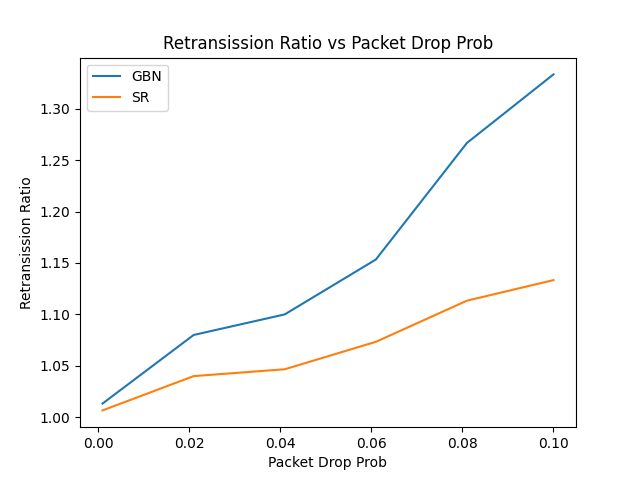

Reproduce this figure in Python.
import matplotlib.pyplot as plt
import numpy as np
import sys
x = [0.001, 0.021, 0.041, 0.061, 0.081, 0.1]
y1 = [1.01333, 1.08, 1.1, 1.15333, 1.26667, 1.33333]
y2 = [1.00667, 1.04, 1.04667, 1.07333, 1.11333, 1.13333]
fig, ax = plt.subplots()
l1 = ax.plot(x,y1, label="GBN")
l2 = ax.plot(x,y2, label="SR")
plt.xlabel("Packet Drop Prob")
plt.ylabel("Retransission Ratio")
plt.title("Retransission Ratio vs Packet Drop Prob")
ax.legend()
#plt.show()
plt.savefig("plot.png")
